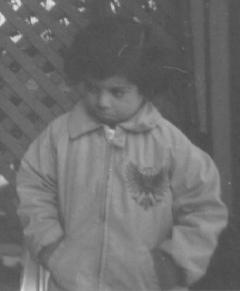
#> input picture pout (1).jpg, 240 x 291 px
$ jupyter execute '8Read an image plot its histogram then do histogram equalization.ipynb'
#> lines starting #> are read from the running program, lines starting #| are printed output that depends on the picture
[cell 1]
import numpy as np
import cv2
import matplotlib.pyplot as plt

[cell 2]
img = cv2.imread('pout (1).jpg',cv2.IMREAD_GRAYSCALE)
#> img is the input picture: shape (291, 240); min 72, max 229, mean 110.3

[cell 3]
plt.subplot(2,1,1)
plt.hist(img.ravel(),256,[0,256])
plt.title('Image Histogram')
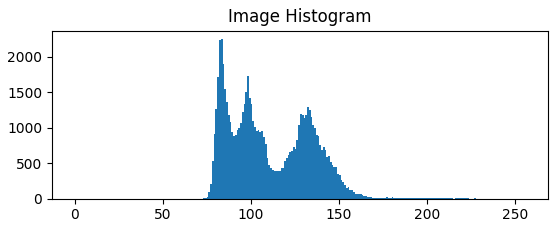
#> figure drawn by matplotlib, 1 panel; tallest bar 2255 high, from x = 83 to 84

[cell 4]
he = cv2.equalizeHist(img)
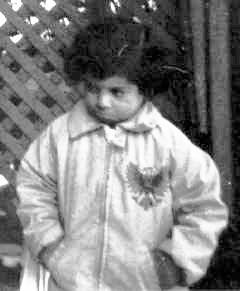
#> he: shape (291, 240); min 0, max 255, mean 129.5

[cell 5]
plt.subplot(2,1,2)
plt.hist(he.ravel(),256,[0,256])
plt.title('Histogram Equalization')
plt.show()
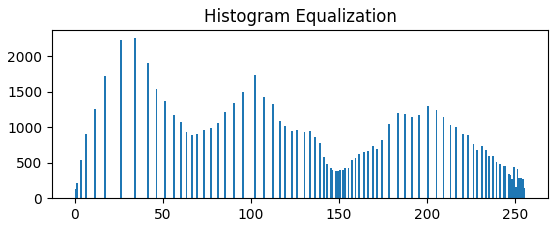
#> figure drawn by matplotlib, 1 panel; tallest bar 2255 high, from x = 34 to 35
